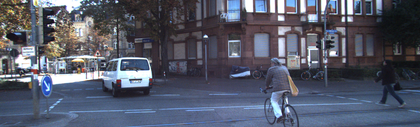
%> input picture file1.png, 420 x 127 px, shrunk from 1242 x 375 before the run
$ octave Feature_Descriptors_and_Feature_Matching.m   (GNU Octave 9; MATLAB toolbox functions it lacks are replaced by stand-ins)
%> lines starting %> are read from the running program, lines starting %| are printed output that depends on the picture
clear all;
close all;
clc;

profile on;

%% A.1 and A.2
% Taken from https://au.mathworks.com/help/vision/ref/detectsiftfeatures.html
filename = "file1.png";
img1 = rgb2gray(imread(filename)); %Convert to grayscale
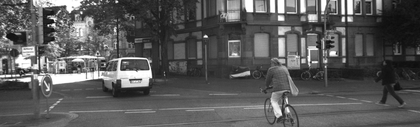
%> img1: size 127x420 uint8; min 8, max 255, mean 89.5
figure(1);
for i = 2:1:5
    % Detect SIFT features and extract their descriptors
    points1 = detectSIFTFeatures(img1, NumLayersInOctave = i, Sigma = 1.6);
    % Increasing number of layers in octave for each iteration
    [features1, validPoints1] = extractFeatures(img1, points1);

    % Display Results
    subplot(4, 1, i-1);
    imshow(img1);
    hold on;
    plot(validPoints1.selectStrongest(10),showOrientation=true);
    title("Interest Points - Number of Layers Within Octave: " + i);
end
% Last title must be printed outside for loop
title("Interest Points - Number of Layers Within Octave: 5");
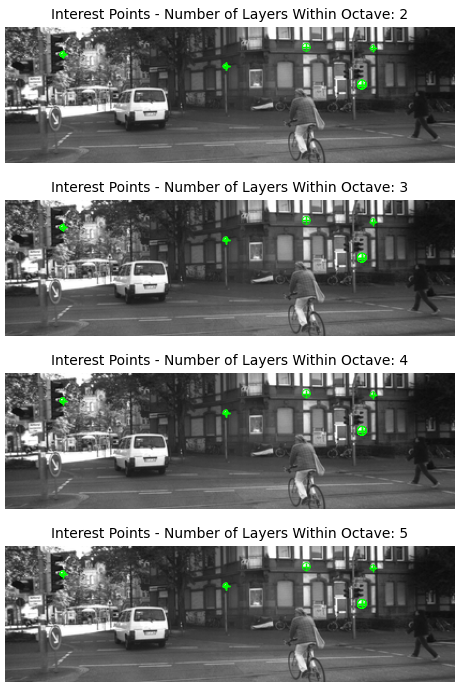
%> figure redrawn from the program's plot data, 4 panels

% Cannot start from NumLayersInOctave = 1 otherwise MATLAB will crash

%% A.3

filename = "file1.png";
img1 = rgb2gray(imread(filename)); %Convert to grayscale
points1 = detectSIFTFeatures(img1, NumLayersInOctave = 3, Sigma = 1.6);
%> points1 = 515 points; strongest (x, y): (207, 37), (207, 37), (207, 37), (344, 20), (334, 54)
[features1, validPoints1] = extractFeatures(img1, points1);
%> validPoints1 has the same summary as points1

filename = "file2.png";
img2 = rgb2gray(imread(filename)); %Convert to grayscale
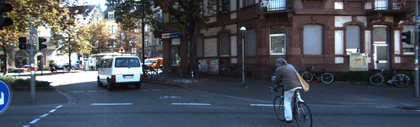
%> input picture file2.png, 420 x 127 px, shrunk from 1242 x 375 before the run
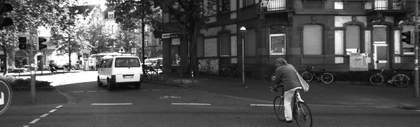
%> img2: size 127x420 uint8; min 1, max 255, mean 82.3
points2 = detectSIFTFeatures(img1, NumLayersInOctave = 3, Sigma = 1.6);
%> points2 has the same summary as points1
[features2, validPoints2] = extractFeatures(img2, points2);
%> features2 = []; validPoints2 = 0 points

% L2 Normalisation of the feature descriptors
fd1 = features1 ./ sqrt(sum(features1.^2, 2));
fd2 = features2 ./ sqrt(sum(features2.^2, 2));
%> fd2 = []
matchMatrix = zeros(size(fd1, 1), size(fd2, 1));  % Initialise to optimise code
%% Exhaustive search (manually applied matchFeatures)
for i = 1:size(fd1, 1)
    for j = 1:size(fd2, 1)
    % Calculating the Euclidean distance between the i-th feature descriptor of the first image (fd1) and
    % the j-th feature descriptor of the second image (fd2). This serves as a measure of similarity
    % for feature matching.
        matchMatrix(i, j) = norm(fd1(i, :) - fd2(j, :));
    end
end

% Initialising
M = size(matchMatrix, 1);
%> M = 515
N = size(matchMatrix, 2);
%> N = 0

%% Finding one-one correspondence for feature descriptions

% d1 and d2 represent minimum distances of img1 and img2 respectively,
% however this is not needed

% Image 1 to image 2
[d1, minIdx1] = min(matchMatrix, [], 2);
%> d1 = []; minIdx1 = []

% Image 2 to image 1
[d2, minIdx2] = min(matchMatrix, [], 1);
%> d2 = []; minIdx2 = []

pairloc = []; % Initialising matrix storing pairs pertaining to shared feature descriptors
for i = 1:M
%> (the run ends here)
